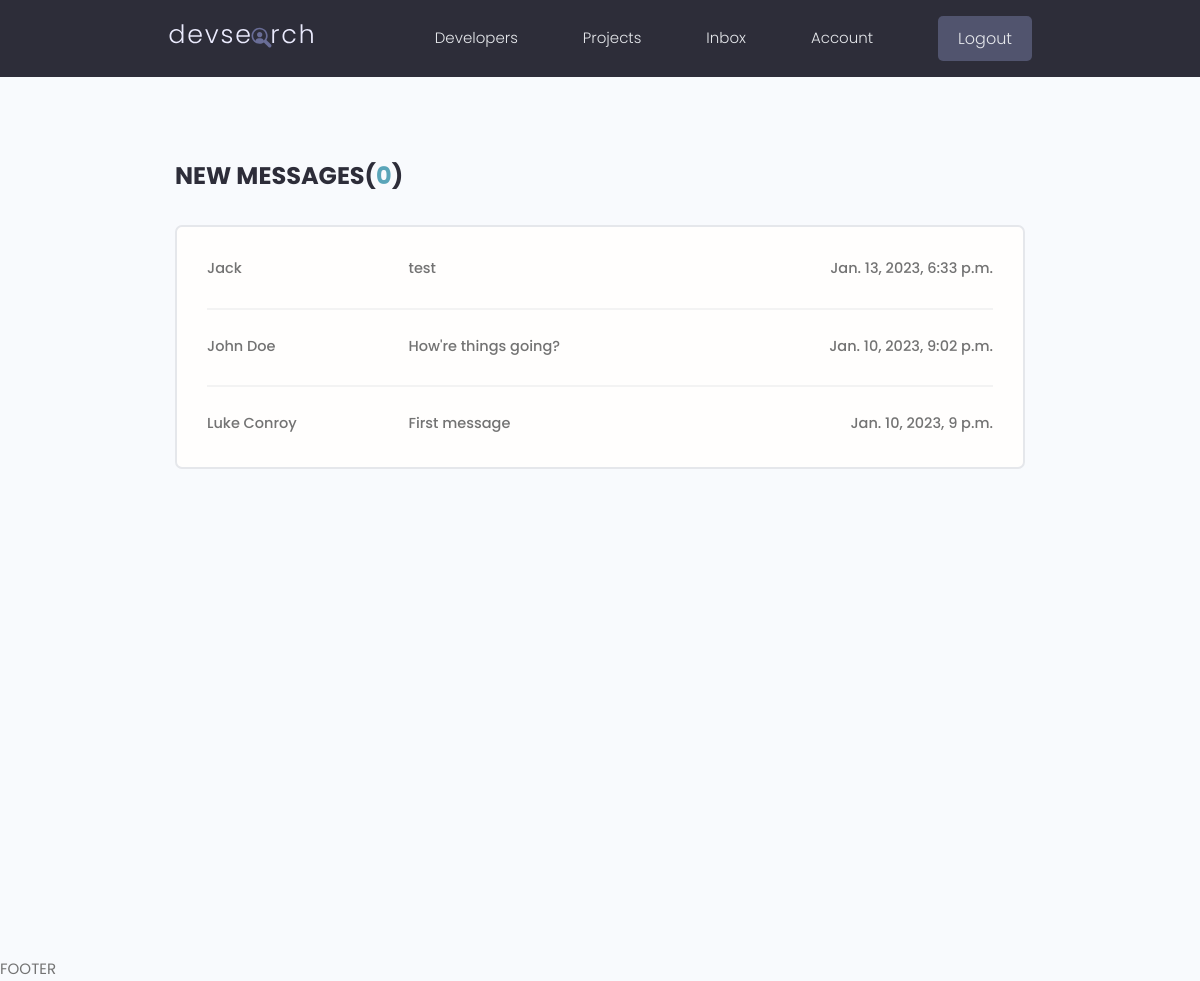
The page /inbox/ (signed in) on the database its author committed.
### users/models.py (models this page shows, shortened)
class Message(models.Model):
  sender = models.ForeignKey(Profile, on_delete=models.SET_NULL, null=True, blank=True)
  recipient = models.ForeignKey(Profile, on_delete=models.SET_NULL, null=True, blank=True, related_name='messages')
  name = models.CharField(max_length=200, null=True, blank=True)
  email = models.EmailField(max_length=200, null=True, blank=True)
  subject = models.CharField(max_length=200, null=True, blank=True)
  body = models.TextField()
  is_read = models.BooleanField(default=False, null=True)
  created = models.DateTimeField(auto_now_add=True)
  id = models.UUIDField(default=uuid.uuid4, unique=True, primary_key=True, editable=False)
  class Meta:
    ordering = ['is_read', '-created']

### users/views.py (the view)
# urls.py: path('inbox/', views.inbox, name='inbox'),
@login_required(login_url='login')
def inbox(request):
  profile = request.user.profile
  messageRequests = profile.messages.all()
  unreadCount = messageRequests.filter(is_read=False).count()
  context = {
    'messageRequests': messageRequests,
    'unreadCount': unreadCount
  }
  return render(request, 'users/inbox.html', context)

### users/templates/users/inbox.html
{% extends 'main.html' %}
{% block content %}
  <main class="inbox my-xl">
    <div class="content-box">
      <h3 class="inbox__title">New Messages(<span>{{ unreadCount }}</span>)</h3>
      <ul class="messages">
        {% for message in messageRequests %}
          {% if message.is_read == False %}
            <li class="message message--unread">
          {% else %}
            <li class="message">
          {% endif %}
            <a href="{% url 'message' message.id %}">
              <span class="message__author">{{ message.name }}</span>
              <span class="message__subject">{{ message.subject }}</span>
              <span class="message__date">{{ message.created }}</span>
            </a>
          </li>
        {% endfor %}
      </ul>
    </div>
  </main>
{% endblock content %}

### static/styles/app.css (style rules this page uses)
:root { --color-sub: #2d2d39; }
.content-box { width: 95%; max-width: 85rem; margin: 0 auto; }
.inbox { height: 90vh; }
.inbox__title, .inbox__title span { font-size: 2.4rem; font-weight: 700; color: var(--color-sub); text-transform: uppercase; text-align: left; margin-bottom: 3rem; }
.inbox__title span { color: var(--color-main); }
.messages { list-style: none; background: var(--color-white); padding: 0.5rem 3rem; border: 2px solid var(--color-light); border-radius: 0.7rem; }
.message { padding: 2.5rem 0; }
.message > a span { font-size: 1.45rem; font-weight: 500; }
.message:not(:last-child) { border-bottom: 2px solid var(--color-white-light); }
.message > a { display: flex; gap: 1rem; }
.message__author, .message__date { flex-basis: 25%; }
.message__subject { flex-basis: 50%; }
.message__date { text-align: right; }

### static/uikit/styles/modules/_variables.css (style rules this page uses)
:root { --color-main: #5aa5b9; --color-main-light: #e6faff; --color-sub: #3f4156; --color-sub-light: #51546e; --color-sub-lighter: #ededfd; --color-text: #737373; --color-gray: #8b8b8b; --color-light: #e5e7eb; --color-light-gray: #767676; --color-bg: #f8fafd; --color-white: #fffefd; --color-white-light: #f3f3f3; --color-success: #359e64; --color-success-bg: #def8e8; --color-error: #fc4b0b; --color-error-bg: #fff2ee; --font-base: 'Poppins', arial, helvetica, 'Segoe UI', roboto, ubuntu, sans-serif; --font-monospace: 'Fira Code', 'Courier New', courier, monospace; --font-regular: 300; --font-medium: 500; --font-bold: 700; --generic-shadow: 1px 1px 5px #00000010; --generic-transition: all 0.3s ease-in-out; }

### static/uikit/styles/modules/_base.css (style rules this page uses)
* { margin: 0; padding: 0; box-sizing: border-box; text-rendering: optimizeLegibility; color: inherit; font-size: inherit; }
html { font-size: 50%; }
@media only screen and (min-width: 480px) { html { font-size: 56.25%; } }
@media only screen and (min-width: 1200px) { html { font-size: 62.5%; } }
body { line-height: 1.6; font-weight: 400; font-size: 1.5rem; color: var(--color-text); background-color: var(--color-bg); min-height: 100vh; }

### static/uikit/styles/modules/_typography.css (style rules this page uses)
* { font-family: var(--font-base); }
h3 { font-size: 3.2rem; font-weight: var(--font-medium); }
p, span, strong { font-size: 1.6rem; color: var(--color-text); font-weight: var(--font-regular); }
a { padding-bottom: 2px; text-decoration: none; display: inline-block; color: var(--color-main); font-weight: var(--font-medium); }

### static/uikit/styles/modules/_utilities.css (style rules this page uses)
.my-xl { margin: 8rem auto; }

### rows shown on the page
Message: name "Jack", subject "test", created "Jan. 13, 2023, 6:33 p.m."
Message: name "John Doe", subject "How're things going?", created "Jan. 10, 2023, 9:02 p.m."
Message: name "Luke Conroy", subject "First message", created "Jan. 10, 2023, 9 p.m."

### other values the page prints
{{ unreadCount }} "0"
